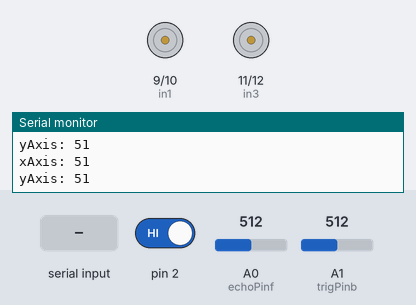
A sketch run on a simulated Arduino Uno, built with avr-gcc and run on an emulated ATmega328P. On the bench: motor-driver pin pairs drawn as motors (green arrow = first pin HIGH = forward, orange = second pin HIGH = backward, longer = more drive), the last lines printed to the serial monitor. The test bench sets the inputs (shaded band); at power-on: pin 2 HIGH, A0 (echoPinf) = 512, A1 (trigPinb) = 512.

Above: at 2.2 s.
2.3 s: "F" received over Serial
At 2.7 s:
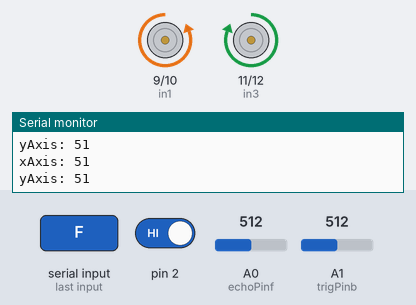
3.8 s: "R" received over Serial
At 4.7 s:
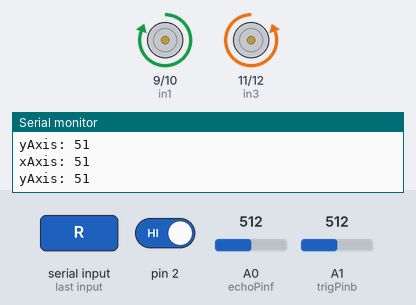
5.3 s: "B" received over Serial
At 5.7 s:
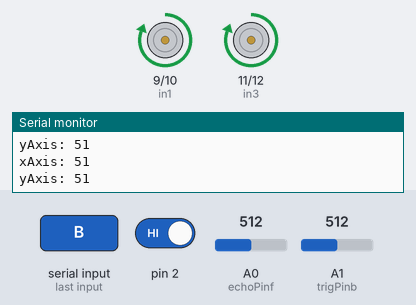
7.3 s: "L" received over Serial
At 8.5 s:
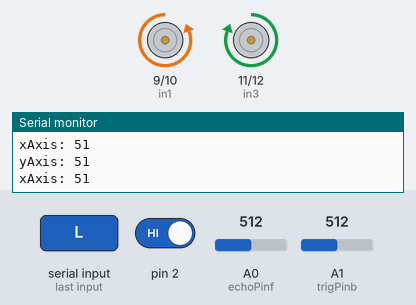
8.8 s: "S" received over Serial
At 10.0 s:
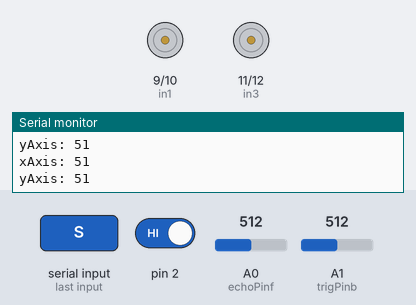
10.3 s: pin 2 driven LOW
Timing chart, 0 to 13.3 s (numbered marks = the images above; inputs shaded):
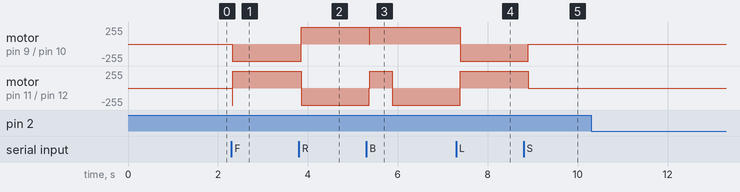

The sketch:

adad.ino
```cpp
#include<LiquidCrystal.h>
LiquidCrystal lcd(3, 4, 5, 6, 7, 8);
const int in1 = 9, in2 = 10, in3 = 11, in4 = 12;
int xAxis, yAxis;
int k;
char K;
const int trigPinf = 13;
const int echoPinf = 14;
const int trigPinb = 15;
const int echoPinb = 16;
long durationf;
int distancef;
long durationb;
int distanceb;
void setup() {
  // put your setup code here, to run once:
  pinMode(14, OUTPUT);
  pinMode(in1, OUTPUT);
  pinMode(in2, OUTPUT);
  pinMode(in3, OUTPUT);
  pinMode(in4, OUTPUT);
  pinMode(trigPinf, OUTPUT); // Sets the trigPin as an Output
  pinMode(echoPinf, INPUT); // Sets the echoPin as an Input
  pinMode(trigPinb, OUTPUT); // Sets the trigPin as an Output
  pinMode(echoPinb, INPUT); // Sets the echoPin as an Input
  pinMode(2, INPUT);
  digitalWrite(14, 1);
  Serial.begin(9600);
  lcd.print("WELCOME");
  delay(1000);
}

void loop() {
  k = digitalRead(2);
  xAxis = analogRead(A0); // Read Joysticks X-axis
  yAxis = analogRead(A1); // Read Joysticks Y-axis
  Serial.print("xAxis: ");
  Serial.println(xAxis/10);// Dividing by 4 for converting from 0 - 1023 to 0 - 256, (1 byte) range
  Serial.print("yAxis: ");
  Serial.println(yAxis / 10);
  xAxis = xAxis / 10;
  yAxis = yAxis / 10;
  if (k == LOW)
  {
    if (yAxis == 69) {
      lcd.clear();
      lcd.setCursor(0, 0);
      ultrasonicf();
      if (distancef >= 30)
      {
        lcd.print("FORWARD");
        forward();
      }
      else
      {
        lcd.print("OBSTACLE");
        STOP();
        delay(10);
        backward();
        delay(100);
        left();
        delay(100);
      }
    }
    if (yAxis == 0) {
      lcd.clear();
      lcd.setCursor(0, 0);
      ultrasonicb();
      if (distanceb >= 30)
      {
        lcd.print("BACKWARD");
        backward();
      }
      else
      {
        lcd.print("OBSTACLE");
        STOP();
        delay(10);
        forward();
        delay(500);
        right();
        delay(500);
      }
    }
    if (xAxis == 0) {
      lcd.clear();
      lcd.setCursor(0, 0);
      lcd.print("RIGHT");
      right();
    }
    if (xAxis == 69) {
      lcd.clear();
      lcd.setCursor(0, 0);
      lcd.print("LEFT");
      left();
    }
    if (xAxis == 34 && yAxis == 34) {
      lcd.clear();
      lcd.setCursor(0, 0);
      lcd.print("STOP");
      STOP();
    }
    delay(10);
    // put your main code here, to run repeatedly:
  }
  while (Serial.available())
  {
    K = Serial.read();
    if (K == 'F')
    {
      lcd.clear();
      lcd.setCursor(0, 0);
      if (distancef >= 30)
      {
        lcd.print("FORWARD");
        forward();
      }
      else
      {
        lcd.print("OBSTACLE");
        STOP();
        delay(10);
        backward();
        delay(10);
        left();
        delay(10);
      }
    }
    else if (K == 'L')
    {
      lcd.clear();
      lcd.setCursor(0, 0);
      lcd.print("LEFT");
      left();
    }
    else if (K == 'R')
    {
      lcd.clear();
      lcd.setCursor(0, 0);
      lcd.print("RIGHT");
      right();
    }
    else if (K == 'B')
    {
      lcd.clear();
      lcd.setCursor(0, 0);
      if (distanceb >= 30)
      {
        lcd.print("BACKWARD");
        backward();
      }
      else
      {
        lcd.print("OBSTACLE");
        STOP();
        delay(10);
        forward();
        delay(500);
        right();
        delay(500);
      }
    }
    else if (K == 'S')
    {
      lcd.clear();
      lcd.setCursor(0, 0);
      lcd.print("STOP");
      STOP();
    }
  }
  delay(100);
}
void ultrasonicf()
{
  digitalWrite(trigPinf, LOW);
  delayMicroseconds(2);
  // Sets the trigPin on HIGH state for 10 micro seconds
  digitalWrite(trigPinf, HIGH);
  delayMicroseconds(10);
  digitalWrite(trigPinf, LOW);
  // Reads the echoPin, returns the sound wave travel time in microseconds
  durationf = pulseIn(echoPinf, HIGH);
  // Calculating the distance
  distancef = durationf * 0.034 / 2;
  // Prints the distance on the Serial Monitor
  Serial.print("Distancef: ");
  Serial.println(distancef);
}
void ultrasonicb()
{
  digitalWrite(trigPinb, LOW);
  delayMicroseconds(2);
  // Sets the trigPin on HIGH state for 10 micro seconds
  digitalWrite(trigPinb, HIGH);
  delayMicroseconds(10);
  digitalWrite(trigPinb, LOW);
  // Reads the echoPin, returns the sound wave travel time in microseconds
  durationb = pulseIn(echoPinb, HIGH);
  // Calculating the distance
  distanceb = durationb * 0.034 / 2;
  // Prints the distance on the Serial Monitor
  Serial.print("Distanceb: ");
  Serial.println(distanceb);
}
void STOP()
{
  digitalWrite(in1, 0);
  digitalWrite(in2, 0);
  digitalWrite(in3, 0);
  digitalWrite(in4, 0);
}
void forward()
{
  digitalWrite(in1, HIGH);
  digitalWrite(in2, LOW);
  digitalWrite(in3, HIGH);
  digitalWrite(in4, LOW);
}
void left()
{
  digitalWrite(in1, 0);
  digitalWrite(in2, 1);
  digitalWrite(in3, 1);
  digitalWrite(in4, 0);
}
void right()
{
  digitalWrite(in1, 1);
  digitalWrite(in2, 0);
  digitalWrite(in3, 0);
  digitalWrite(in4, 1);
}
void backward()
{
  digitalWrite(in1, LOW);
  digitalWrite(in2, HIGH);
  digitalWrite(in3, LOW);
  digitalWrite(in4, 1);
}
```

Measured:
- after the input at 2.3 s, motor on pin 9 (in1) / pin 10 (in2): stopped → backward 255/255 at once; motor on pin 11 (in3) / pin 12 (in4): stopped → forward 255/255 at once
- after the input at 3.8 s, motor on pin 9 (in1) / pin 10 (in2): backward 255/255 → forward 255/255 after 0.05 s; motor on pin 11 (in3) / pin 12 (in4): forward 255/255 → backward 255/255 after 0.05 s
- after the input at 5.3 s, motor on pin 9 (in1) / pin 10 (in2): forward 255/255 → stopped after 0.07 s, → forward 255/255 0.01 s later; motor on pin 11 (in3) / pin 12 (in4): backward 255/255 → forward 255/255 after 0.07 s, → backward 255/255 0.51 s later
- after the input at 7.3 s, motor on pin 9 (in1) / pin 10 (in2): forward 255/255 → backward 255/255 after 0.09 s; motor on pin 11 (in3) / pin 12 (in4): backward 255/255 → forward 255/255 after 0.09 s
- after the input at 8.8 s, motor on pin 9 (in1) / pin 10 (in2): backward 255/255 → stopped after 0.10 s; motor on pin 11 (in3) / pin 12 (in4): forward 255/255 → stopped after 0.10 s
